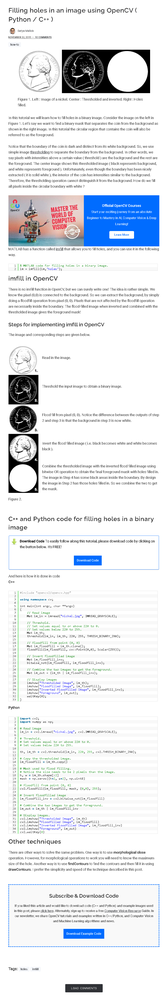
//> input picture OpenCV技巧_二值圖孔洞填充方法與實現(附源碼)/screencapture-learnopencv-filling-holes-in-an-image-using-opencv-python-c-2021-08-23-16_19_51.png, 165 x 1000 px, shrunk from 842 x 5090 before the run
$ ./threshPun '../../../../../../OpenCV技巧_二值圖孔洞填充方法與實現(附源碼)/screencapture-learnopencv-filling-holes-in-an-image-using-opencv-python-c-2021-08-23-16_19_51.png'   (built with g++ and OpenCV 4)
//> lines starting //> are read from the running program, lines starting //| are printed output that depends on the picture; after the words box and inside, x2 and y2 are one past the last pixel; in counts of white or black regions, pixels touching at a corner belong together
#include<iostream>
using namespace std;
#include<opencv2/core/core.hpp>
#include<opencv2/highgui/highgui.hpp>
#include<opencv2/imgproc/imgproc.hpp>
using namespace cv;
//计算灰度直方图
Mat calcGrayHist(const Mat & image)
{
	//存储 256 个灰度级的像素数
	Mat histogram = Mat::zeros(Size(256, 1), CV_32SC1);
	int rows = image.rows;
	int cols = image.cols;
	for (int r = 0; r < rows; r++)
	{
		for (int c = 0; c < cols; c++)
		{
			int index = int(image.at<uchar>(r, c));
			histogram.at<int>(0, index) += 1;
		}
	}
	return histogram;
}
/*熵阈值处理*/
//得到阈值处理后的二值图 thershPunImage，并返回分割阈值
int threshPun(const Mat & image, Mat &thershPunImage)
{
	//计算灰度直方图
	Mat histogram = calcGrayHist(image);
	//归一化灰度直方图
	Mat normHist;
	histogram.convertTo(normHist, CV_32FC1, 1.0 / (image.rows*image.cols), 0.0);
	//计算累加直方图，也称为零阶累加矩
	Mat zeroCumuMoment = Mat::zeros(Size(256, 1), CV_32FC1);
	for (int i = 0; i < 256; i++)
	{
		if (i == 0)
			zeroCumuMoment.at<float>(0, i) = normHist.at<float>(0, i);
		else
			zeroCumuMoment.at<float>(0, i) = zeroCumuMoment.at<float>(0, i - 1) + normHist.at<float>(0, i);

	}
	//计算各个灰度级的熵
	Mat entropy = Mat::zeros(Size(256, 1), CV_32FC1);
	for (int i = 0; i < 256; i++)
	{
		float normHist_i = normHist.at<float>(0, i);
		if (i == 0)
		{
			if (normHist_i == 0)
				entropy.at<float>(0, i) = 0;
			else
				entropy.at<float>(0, i) = -normHist_i*log10f(normHist_i);
		}
		else
		{
			if (normHist_i == 0)
				entropy.at<float>(0, i) = entropy.at<float>(0, i - 1);
			else
				entropy.at<float>(0, i) = entropy.at<float>(0, i - 1) - normHist_i*log10f(normHist_i);
		}
	}
	//找阈值
	Mat fT = Mat::zeros(Size(256, 1), CV_32FC1);
	float totalEntroy = entropy.at<float>(0, 255);
	float ft1 = 0;
	float ft2 = 0;
	for (int i = 0; i < 255; i++)
	{
		float zeroCumuMoment_i = zeroCumuMoment.at<float>(0, i);
		float entropy_i = entropy.at<float>(0, i);
		//找最大值
		double maxFront,maxBack;
		minMaxLoc(normHist(Rect(0, 0, i, 1)), NULL, &maxFront);
		minMaxLoc(normHist(Rect(i,0,255-i,1)), NULL, &maxBack);
		if (maxFront == 0 || zeroCumuMoment_i == 0 || maxFront == 1 || zeroCumuMoment_i == 1 || totalEntroy == 0)
			ft1 = 0;
		else
			ft1 = entropy_i / totalEntroy*(log10f(zeroCumuMoment_i) / log10f(maxFront));
		if (maxBack == 0 || 1 - zeroCumuMoment_i == 0 || maxBack == 1 || 1 - zeroCumuMoment_i == 1)
			ft2 = 0;
		else
		{
			if (totalEntroy == 0)
				ft2 = log10f(1 - zeroCumuMoment_i) / log10f(maxBack);
			else
				ft2 = (1 - entropy_i / totalEntroy)*(log10f(1 - zeroCumuMoment_i) / log10f(maxBack));
		}
		fT.at<float>(0, i) = ft1 + ft2;
	}
	//找到最大值的索引，作为得到的分割阈值
	Point threshLoc;
	minMaxLoc(fT, NULL, NULL, NULL, &threshLoc);
	int punThresh = threshLoc.x;
	//阈值处理
	threshold(image, thershPunImage, punThresh, 255, THRESH_BINARY);
	return punThresh;
}
//主函数
int main(int argc, char*argv[])
{
	//输入灰度图像矩阵
	Mat image = imread(argv[1], CV_LOAD_IMAGE_GRAYSCALE);
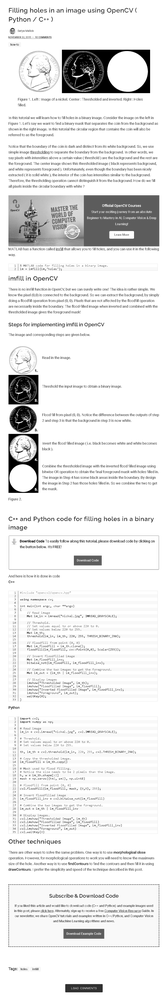
//> image: 1000 rows x 165 cols, CV_8UC1; min 0, max 255, mean 232.6
	if (!image.data)
	{
		cout << "没有输入图片" << endl;
		return -1;
	}
	//熵阈值算法
	Mat treshPunImage;
	int thresh = threshPun(image, treshPunImage);
//> after the loop in calcGrayHist, `for (int r = 0; r < rows; r++)`: histogram = 256 values, max 87398 at index 255, min 11 at index 20, mean 644.5
//> in threshPun, `histogram.convertTo(normHist, CV_32FC1, 1.0 / (image.rows*image.cols),..`: normHist = 256 values, max 0.53 at index 255, min 6.67e-05 at index 20, mean 0.00391
//> after the loop in threshPun, `for (int i = 0; i < 256; i++)`: zeroCumuMoment = 256 values from 0.00899 to 1
//> the loop in threshPun, `for (int i = 0; i < 256; i++)` made 256 passes
//> normHist_i on passes 1 to 3: 0.00899, 0.00159, 0.00127
//> after the loop in threshPun, `for (int i = 0; i < 256; i++)`: entropy = 256 values from 0.0184 to 1.18
//> in threshPun, `float totalEntroy = entropy.at<float>(0, 255);`: totalEntroy = 1.18
//> the loop in threshPun, `for (int i = 0; i < 255; i++)` made 255 passes
//> (zeroCumuMoment_i, entropy_i, maxFront, ft1, ft2) on passes 2 to 13: (0.0106, 0.0228, 0.00899, 0.0187, 0.00335), (0.0118, 0.0265, 0.00899, 0.0212, 0.00374), (0.013, 0.0298, 0.00899, 0.0233, 0.00408), (0.0137, 0.0322, 0.00899, 0.0249, 0.00432), (0.0142, 0.0338, 0.00899, 0.0259, 0.00447), (0.0146, 0.0351, 0.00899, 0.0267, 0.00459), (0.015, 0.0366, 0.00899, 0.0276, 0.00471), (0.0152, 0.0373, 0.00899, 0.0281, 0.00477), (0.0154, 0.0379, 0.00899, 0.0285, 0.00482), (0.0156, 0.0386, 0.00899, 0.0289, 0.00488), (0.0158, 0.0394, 0.00899, 0.0294, 0.00494), (0.0159, 0.0398, 0.00899, 0.0297, 0.00497)
//> (zeroCumuMoment_i, entropy_i, maxFront, ft2) on pass 1: (0.00899, 0.0184, 0, 0.00286)
//> after the loop in threshPun, `for (int i = 0; i < 255; i++)`: fT = 256 values, max 0.274 at index 249, min 0 at index 255, mean 0.116
//> in threshPun, `minMaxLoc(fT, NULL, NULL, NULL, &threshLoc);`: threshLoc = Point(249, 0)
//> in threshPun, `int punThresh = threshLoc.x;`: punThresh = 249
//> in threshPun, `threshold(image, thershPunImage, punThresh, 255, THRESH_BINARY);`:
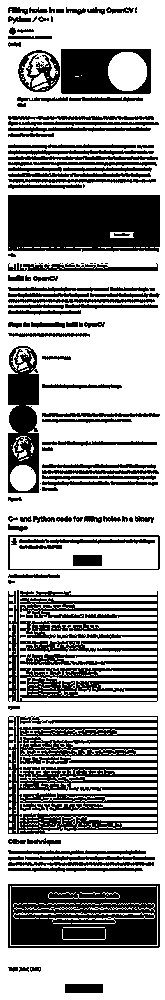
//> thershPunImage: 1000 rows x 165 cols, CV_8UC1; 64% white; 127 black regions (30 under 20 px), largest, box (x1, y1, x2, y2) and area: (8, 716, 158, 834) 9650, (8, 590, 158, 702) 8468, (8, 884, 160, 948) 8293
//> thresh = 249
	cout << "求得阈值为：" << thresh << endl;
//| 求得阈值为：249
	//显示阈值处理后的二值化图像
	imshow("threshPun", treshPunImage);
	imwrite("entroy.jpg", treshPunImage);
	waitKey(0);
	return 0;
}
